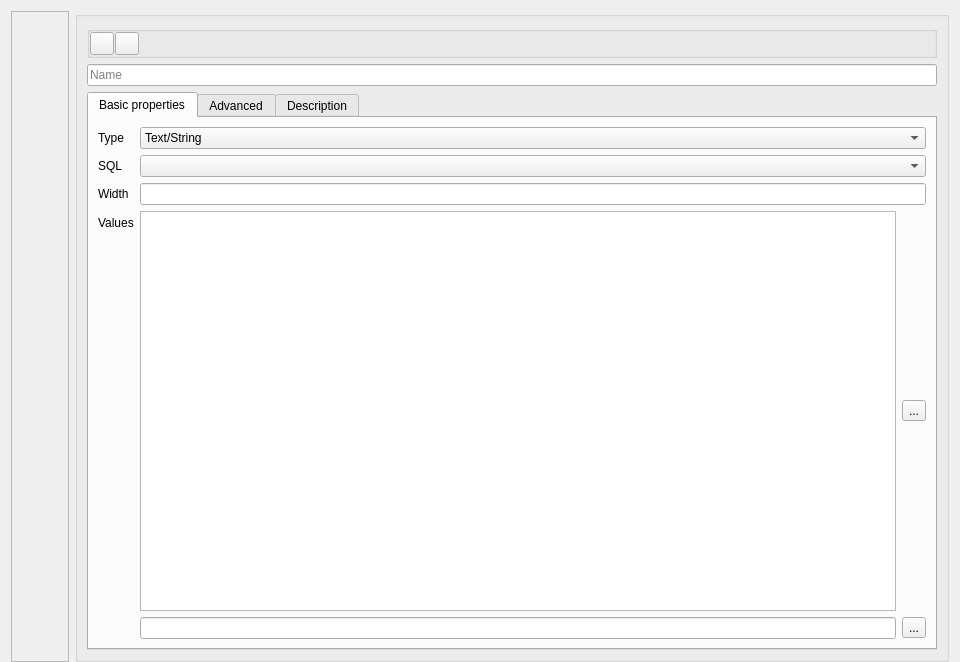
<?xml version="1.0" encoding="UTF-8"?>
<ui version="4.0">
 <class>NewDataTypeForm</class>
 <widget class="QWidget" name="NewDataTypeForm">
  <property name="geometry">
   <rect>
    <x>0</x>
    <y>0</y>
    <width>960</width>
    <height>662</height>
   </rect>
  </property>
  <property name="minimumSize">
   <size>
    <width>0</width>
    <height>0</height>
   </size>
  </property>
  <property name="focusPolicy">
   <enum>Qt::TabFocus</enum>
  </property>
  <property name="windowTitle">
   <string>Form</string>
  </property>
  <layout class="QHBoxLayout" name="horizontalLayout_2">
   <property name="bottomMargin">
    <number>0</number>
   </property>
   <item>
    <widget class="QFrame" name="frameForUnlockButton">
     <property name="frameShape">
      <enum>QFrame::StyledPanel</enum>
     </property>
     <property name="frameShadow">
      <enum>QFrame::Raised</enum>
     </property>
     <layout class="QVBoxLayout" name="verticalLayout_3">
      <property name="spacing">
       <number>0</number>
      </property>
      <property name="margin">
       <number>0</number>
      </property>
      <item>
       <widget class="QToolButton" name="btnLock">
        <property name="text">
         <string/>
        </property>
        <property name="iconSize">
         <size>
          <width>48</width>
          <height>48</height>
         </size>
        </property>
        <property name="checkable">
         <bool>true</bool>
        </property>
        <property name="popupMode">
         <enum>QToolButton::InstantPopup</enum>
        </property>
        <property name="autoRaise">
         <bool>true</bool>
        </property>
       </widget>
      </item>
      <item>
       <widget class="QToolButton" name="btnUndelete">
        <property name="toolTip">
         <string>This object was deleted in a Patch. Click this button to Undelete it.</string>
        </property>
        <property name="text">
         <string/>
        </property>
        <property name="icon">
         <iconset resource="../dbm.qrc">
          <normaloff>:/images/actions/images/small/gnome_undelete.png</normaloff>:/images/actions/images/small/gnome_undelete.png</iconset>
        </property>
        <property name="iconSize">
         <size>
          <width>48</width>
          <height>48</height>
         </size>
        </property>
        <property name="checkable">
         <bool>false</bool>
        </property>
        <property name="popupMode">
         <enum>QToolButton::InstantPopup</enum>
        </property>
        <property name="autoRaise">
         <bool>true</bool>
        </property>
       </widget>
      </item>
      <item>
       <spacer name="verticalSpacer">
        <property name="orientation">
         <enum>Qt::Vertical</enum>
        </property>
        <property name="sizeHint" stdset="0">
         <size>
          <width>20</width>
          <height>40</height>
         </size>
        </property>
       </spacer>
      </item>
     </layout>
    </widget>
   </item>
   <item>
    <widget class="QGroupBox" name="grpContent">
     <property name="title">
      <string/>
     </property>
     <property name="flat">
      <bool>false</bool>
     </property>
     <layout class="QVBoxLayout" name="verticalLayout_2">
      <item>
       <widget class="QGroupBox" name="groupBox">
        <property name="title">
         <string/>
        </property>
        <property name="flat">
         <bool>true</bool>
        </property>
        <layout class="QHBoxLayout" name="horizontalLayout">
         <property name="spacing">
          <number>1</number>
         </property>
         <property name="margin">
          <number>0</number>
         </property>
         <item>
          <widget class="QToolButton" name="btnSave">
           <property name="maximumSize">
            <size>
             <width>32</width>
             <height>32</height>
            </size>
           </property>
           <property name="toolTip">
            <string>&lt;b&gt; Save &lt;/b&gt; the datatype</string>
           </property>
           <property name="text">
            <string/>
           </property>
           <property name="icon">
            <iconset resource="../dbm.qrc">
             <normaloff>:/images/actions/images/actions/filesave.png</normaloff>:/images/actions/images/actions/filesave.png</iconset>
           </property>
          </widget>
         </item>
         <item>
          <widget class="QToolButton" name="btnDeleteDataType">
           <property name="maximumSize">
            <size>
             <width>32</width>
             <height>32</height>
            </size>
           </property>
           <property name="toolTip">
            <string>&lt;html&gt;&lt;head/&gt;&lt;body&gt;&lt;p&gt;&lt;span style=&quot; font-weight:600;&quot;&gt;Delete &lt;/span&gt;this datatype&lt;/p&gt;&lt;/body&gt;&lt;/html&gt;</string>
           </property>
           <property name="text">
            <string/>
           </property>
           <property name="icon">
            <iconset resource="../dbm.qrc">
             <normaloff>:/images/actions/images/actions/remove-icon.png</normaloff>:/images/actions/images/actions/remove-icon.png</iconset>
           </property>
          </widget>
         </item>
         <item>
          <spacer name="horizontalSpacer">
           <property name="orientation">
            <enum>Qt::Horizontal</enum>
           </property>
           <property name="sizeHint" stdset="0">
            <size>
             <width>40</width>
             <height>20</height>
            </size>
           </property>
          </spacer>
         </item>
        </layout>
       </widget>
      </item>
      <item>
       <widget class="QLineEdit" name="txtDTName">
        <property name="placeholderText">
         <string>Name</string>
        </property>
       </widget>
      </item>
      <item>
       <widget class="QTabWidget" name="tabWidget">
        <property name="sizePolicy">
         <sizepolicy hsizetype="Expanding" vsizetype="Expanding">
          <horstretch>0</horstretch>
          <verstretch>0</verstretch>
         </sizepolicy>
        </property>
        <property name="currentIndex">
         <number>0</number>
        </property>
        <widget class="QWidget" name="tabWidgetPage1">
         <attribute name="icon">
          <iconset resource="../dbm.qrc">
           <normaloff>:/images/actions/images/big/bigdatatypes.png</normaloff>:/images/actions/images/big/bigdatatypes.png</iconset>
         </attribute>
         <attribute name="title">
          <string>Basic properties</string>
         </attribute>
         <layout class="QFormLayout" name="formLayout">
          <property name="fieldGrowthPolicy">
           <enum>QFormLayout::AllNonFixedFieldsGrow</enum>
          </property>
          <item row="0" column="0">
           <widget class="QLabel" name="label_4">
            <property name="text">
             <string>Type</string>
            </property>
           </widget>
          </item>
          <item row="0" column="1">
           <widget class="QComboBox" name="cmbDTType">
            <property name="currentIndex">
             <number>0</number>
            </property>
            <item>
             <property name="text">
              <string>Text/String</string>
             </property>
             <property name="icon">
              <iconset resource="../dbm.qrc">
               <normaloff>:/images/actions/images/small/datatypes_text.png</normaloff>:/images/actions/images/small/datatypes_text.png</iconset>
             </property>
            </item>
            <item>
             <property name="text">
              <string>Numeric</string>
             </property>
             <property name="icon">
              <iconset resource="../dbm.qrc">
               <normaloff>:/images/actions/images/small/datatypes_numeric.png</normaloff>:/images/actions/images/small/datatypes_numeric.png</iconset>
             </property>
            </item>
            <item>
             <property name="text">
              <string>Boolean</string>
             </property>
             <property name="icon">
              <iconset resource="../dbm.qrc">
               <normaloff>:/images/actions/images/small/datatypes_bool.png</normaloff>:/images/actions/images/small/datatypes_bool.png</iconset>
             </property>
            </item>
            <item>
             <property name="text">
              <string>Date/Time</string>
             </property>
             <property name="icon">
              <iconset resource="../dbm.qrc">
               <normaloff>:/images/actions/images/small/datatypes_datetime.png</normaloff>:/images/actions/images/small/datatypes_datetime.png</iconset>
             </property>
            </item>
            <item>
             <property name="text">
              <string>Blob/Binary</string>
             </property>
             <property name="icon">
              <iconset resource="../dbm.qrc">
               <normaloff>:/images/actions/images/small/datatypes_blob.png</normaloff>:/images/actions/images/small/datatypes_blob.png</iconset>
             </property>
            </item>
            <item>
             <property name="text">
              <string>Misc</string>
             </property>
             <property name="icon">
              <iconset resource="../dbm.qrc">
               <normaloff>:/images/actions/images/small/datatypes_misc.png</normaloff>:/images/actions/images/small/datatypes_misc.png</iconset>
             </property>
            </item>
            <item>
             <property name="text">
              <string>Spatial</string>
             </property>
             <property name="icon">
              <iconset resource="../dbm.qrc">
               <normaloff>:/images/actions/images/small/datatypes_spatial.png</normaloff>:/images/actions/images/small/datatypes_spatial.png</iconset>
             </property>
            </item>
           </widget>
          </item>
          <item row="1" column="0">
           <widget class="QLabel" name="label_2">
            <property name="text">
             <string>SQL</string>
            </property>
           </widget>
          </item>
          <item row="1" column="1">
           <widget class="QComboBox" name="cmbDTSQLType"/>
          </item>
          <item row="2" column="0">
           <widget class="QLabel" name="lblWidth">
            <property name="text">
             <string>Width</string>
            </property>
           </widget>
          </item>
          <item row="2" column="1">
           <widget class="QLineEdit" name="txtWidth"/>
          </item>
          <item row="3" column="0">
           <widget class="QLabel" name="lblValues">
            <property name="text">
             <string>Values</string>
            </property>
           </widget>
          </item>
          <item row="3" column="1">
           <layout class="QGridLayout" name="layoutEnums">
            <item row="0" column="0">
             <widget class="QListWidget" name="lstEnumValues"/>
            </item>
            <item row="0" column="1">
             <widget class="QToolButton" name="btnRemoveEnumValue">
              <property name="text">
               <string>...</string>
              </property>
              <property name="icon">
               <iconset resource="../dbm.qrc">
                <normaloff>:/images/actions/images/small/remove.png</normaloff>:/images/actions/images/small/remove.png</iconset>
              </property>
             </widget>
            </item>
            <item row="2" column="1">
             <widget class="QToolButton" name="btnAddEnumValue">
              <property name="text">
               <string>...</string>
              </property>
              <property name="icon">
               <iconset resource="../dbm.qrc">
                <normaloff>:/images/actions/images/small/add.png</normaloff>:/images/actions/images/small/add.png</iconset>
              </property>
             </widget>
            </item>
            <item row="2" column="0">
             <widget class="QLineEdit" name="txtEnumCurrentValue"/>
            </item>
           </layout>
          </item>
         </layout>
        </widget>
        <widget class="QWidget" name="tabWidgetPage2">
         <attribute name="icon">
          <iconset resource="../dbm.qrc">
           <normaloff>:/images/actions/images/small/advanced-icon.png</normaloff>:/images/actions/images/small/advanced-icon.png</iconset>
         </attribute>
         <attribute name="title">
          <string>Advanced</string>
         </attribute>
         <layout class="QFormLayout" name="formLayout_2">
          <property name="fieldGrowthPolicy">
           <enum>QFormLayout::AllNonFixedFieldsGrow</enum>
          </property>
          <item row="1" column="0">
           <widget class="QLabel" name="label_3">
            <property name="text">
             <string>Default Value</string>
            </property>
           </widget>
          </item>
          <item row="1" column="1">
           <layout class="QVBoxLayout" name="verticalLayout">
            <item>
             <widget class="QComboBox" name="cmbEnumItems"/>
            </item>
            <item>
             <widget class="QLineEdit" name="txtDefaultValue"/>
            </item>
            <item>
             <widget class="QCheckBox" name="chkNullIsDefault">
              <property name="text">
               <string>Null</string>
              </property>
             </widget>
            </item>
           </layout>
          </item>
          <item row="3" column="0">
           <widget class="QLabel" name="lblUnsigned">
            <property name="text">
             <string>Sign</string>
            </property>
           </widget>
          </item>
          <item row="3" column="1">
           <widget class="QCheckBox" name="chkUnsigned">
            <property name="text">
             <string>Unsigned</string>
            </property>
           </widget>
          </item>
          <item row="5" column="0">
           <widget class="QLabel" name="label_8">
            <property name="text">
             <string>NULL value allowed</string>
            </property>
           </widget>
          </item>
          <item row="5" column="1">
           <widget class="QCheckBox" name="chkCanBeNull">
            <property name="text">
             <string>Yes</string>
            </property>
            <property name="checked">
             <bool>true</bool>
            </property>
           </widget>
          </item>
         </layout>
        </widget>
        <widget class="QWidget" name="tabWidgetPage3">
         <attribute name="icon">
          <iconset resource="../dbm.qrc">
           <normaloff>:/images/actions/images/actions/note.png</normaloff>:/images/actions/images/actions/note.png</iconset>
         </attribute>
         <attribute name="title">
          <string>Description</string>
         </attribute>
         <layout class="QFormLayout" name="formLayout_3">
          <property name="fieldGrowthPolicy">
           <enum>QFormLayout::AllNonFixedFieldsGrow</enum>
          </property>
          <item row="0" column="0">
           <widget class="QLabel" name="label_5">
            <property name="text">
             <string>Description</string>
            </property>
           </widget>
          </item>
          <item row="0" column="1">
           <widget class="QTextEdit" name="txtDescription">
            <property name="minimumSize">
             <size>
              <width>0</width>
              <height>0</height>
             </size>
            </property>
           </widget>
          </item>
         </layout>
        </widget>
       </widget>
      </item>
     </layout>
     <zorder>tabWidget</zorder>
     <zorder>groupBox</zorder>
     <zorder>txtDTName</zorder>
    </widget>
   </item>
  </layout>
 </widget>
 <resources>
  <include location="../dbm.qrc"/>
 </resources>
 <connections>
  <connection>
   <sender>cmbDTType</sender>
   <signal>currentIndexChanged(QString)</signal>
   <receiver>NewDataTypeForm</receiver>
   <slot>basicDTselected(QString)</slot>
   <hints>
    <hint type="sourcelabel">
     <x>257</x>
     <y>95</y>
    </hint>
    <hint type="destinationlabel">
     <x>199</x>
     <y>324</y>
    </hint>
   </hints>
  </connection>
  <connection>
   <sender>cmbDTSQLType</sender>
   <signal>currentIndexChanged(QString)</signal>
   <receiver>NewDataTypeForm</receiver>
   <slot>onSqlTypeSelected(QString)</slot>
   <hints>
    <hint type="sourcelabel">
     <x>257</x>
     <y>128</y>
    </hint>
    <hint type="destinationlabel">
     <x>199</x>
     <y>324</y>
    </hint>
   </hints>
  </connection>
  <connection>
   <sender>btnAddEnumValue</sender>
   <signal>clicked()</signal>
   <receiver>NewDataTypeForm</receiver>
   <slot>onAddMiscValue()</slot>
   <hints>
    <hint type="sourcelabel">
     <x>363</x>
     <y>395</y>
    </hint>
    <hint type="destinationlabel">
     <x>199</x>
     <y>324</y>
    </hint>
   </hints>
  </connection>
  <connection>
   <sender>btnRemoveEnumValue</sender>
   <signal>clicked()</signal>
   <receiver>NewDataTypeForm</receiver>
   <slot>onRemoveSelectedMiscValue()</slot>
   <hints>
    <hint type="sourcelabel">
     <x>363</x>
     <y>277</y>
    </hint>
    <hint type="destinationlabel">
     <x>199</x>
     <y>324</y>
    </hint>
   </hints>
  </connection>
  <connection>
   <sender>chkNullIsDefault</sender>
   <signal>clicked()</signal>
   <receiver>NewDataTypeForm</receiver>
   <slot>onNullClicked()</slot>
   <hints>
    <hint type="sourcelabel">
     <x>272</x>
     <y>138</y>
    </hint>
    <hint type="destinationlabel">
     <x>199</x>
     <y>324</y>
    </hint>
   </hints>
  </connection>
  <connection>
   <sender>chkCanBeNull</sender>
   <signal>clicked()</signal>
   <receiver>NewDataTypeForm</receiver>
   <slot>onCanBeNullClicked()</slot>
   <hints>
    <hint type="sourcelabel">
     <x>272</x>
     <y>209</y>
    </hint>
    <hint type="destinationlabel">
     <x>199</x>
     <y>324</y>
    </hint>
   </hints>
  </connection>
  <connection>
   <sender>btnLock</sender>
   <signal>toggled(bool)</signal>
   <receiver>NewDataTypeForm</receiver>
   <slot>onLockUnlock(bool)</slot>
   <hints>
    <hint type="sourcelabel">
     <x>37</x>
     <y>36</y>
    </hint>
    <hint type="destinationlabel">
     <x>479</x>
     <y>330</y>
    </hint>
   </hints>
  </connection>
  <connection>
   <sender>btnUndelete</sender>
   <signal>clicked()</signal>
   <receiver>NewDataTypeForm</receiver>
   <slot>onUndelete()</slot>
   <hints>
    <hint type="sourcelabel">
     <x>38</x>
     <y>91</y>
    </hint>
    <hint type="destinationlabel">
     <x>479</x>
     <y>330</y>
    </hint>
   </hints>
  </connection>
  <connection>
   <sender>btnSave</sender>
   <signal>clicked()</signal>
   <receiver>NewDataTypeForm</receiver>
   <slot>onSave()</slot>
   <hints>
    <hint type="sourcelabel">
     <x>102</x>
     <y>36</y>
    </hint>
    <hint type="destinationlabel">
     <x>479</x>
     <y>330</y>
    </hint>
   </hints>
  </connection>
  <connection>
   <sender>btnDeleteDataType</sender>
   <signal>clicked()</signal>
   <receiver>NewDataTypeForm</receiver>
   <slot>onDeleteDataType()</slot>
   <hints>
    <hint type="sourcelabel">
     <x>139</x>
     <y>36</y>
    </hint>
    <hint type="destinationlabel">
     <x>479</x>
     <y>330</y>
    </hint>
   </hints>
  </connection>
 </connections>
 <slots>
  <slot>basicDTselected(QString)</slot>
  <slot>onSave()</slot>
  <slot>onReset()</slot>
  <slot>onSqlTypeSelected(QString)</slot>
  <slot>onAddMiscValue()</slot>
  <slot>onRemoveSelectedMiscValue()</slot>
  <slot>onCharacterSetCmbChanged(int)</slot>
  <slot>onNullClicked()</slot>
  <slot>onCanBeNullClicked()</slot>
  <slot>onHelp()</slot>
  <slot>onLockUnlock(bool)</slot>
  <slot>onUndelete()</slot>
  <slot>onDeleteDataType()</slot>
 </slots>
</ui>
